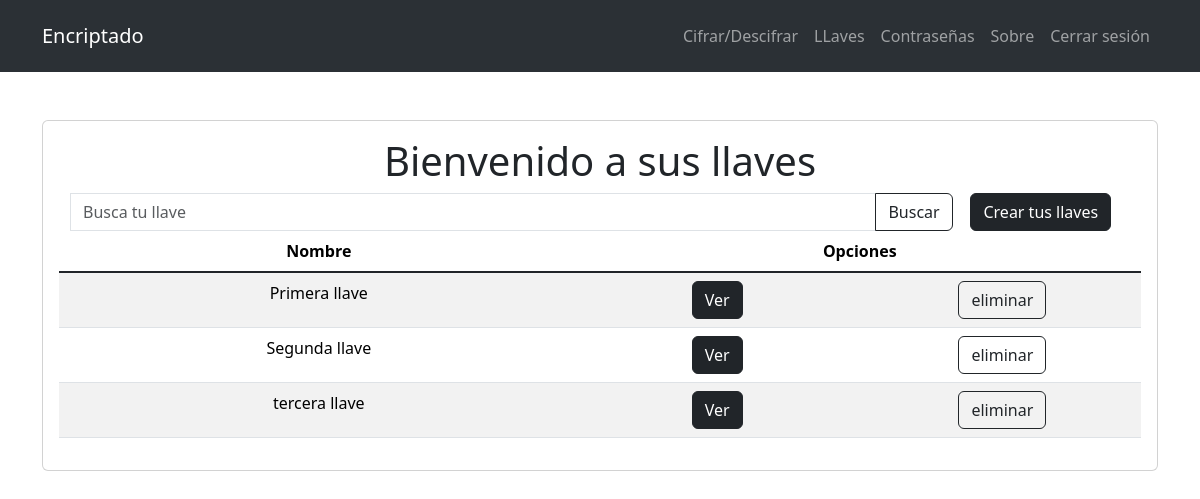
Page /keys/Keys_Page/ (signed in) on the earlier database version.
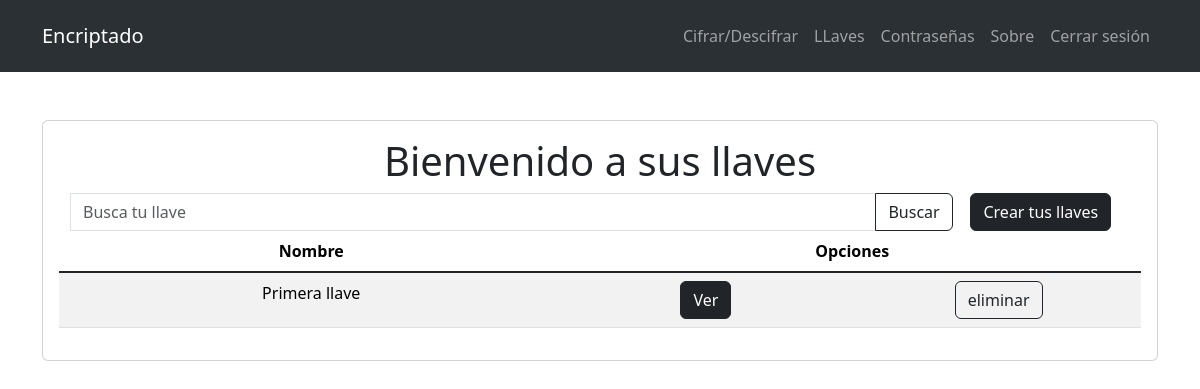
Same page on the later database version.
### core/Keys_Users/models.py (models this page shows)
class Keys_users(models.Model):
    user = models.ForeignKey(Users_EncrytedPage, on_delete=models.CASCADE)
    key_name = models.CharField(max_length=100)
    key_public = models.CharField(max_length=900)
    key_private = models.CharField(max_length=900)

### core/Keys_Users/views.py (the view, shortened to what this page needs)
# urls.py: path("Keys_Page/", views.keys_page, name="Keys_Page"),
@login_required
def keys_page(request):
    keys_users = Keys_users.objects.filter(user=request.user)
    cookie_pin = request.COOKIES.get("cookie_pin")
    master_key = Users.objects.get(username=request.user).master_key
    if request.method == "GET":
        if "form_find_key" in request.GET:
            keys_users = find_key(request)
        keys_users_exist = False if not keys_users else True
        master_key_exist = True if master_key else False
        return render(
            request,
            "Keys_page.html",
            {
                "keys_exist": keys_users_exist,
                "cookie": cookie_pin,
                "master_key_exist": master_key_exist,
                "keys": keys_users,
                "form": MasterKeyForm,
            },
        )

### core/Users_EncrytedPage/models.py (called while the page is built)
    def __str__(self):
        return self.username

### templates/Keys_page.html (shortened to what this page needs)
{% extends 'components/Encabezado.html' %}
{% load static %} {% block content %}
    <main class="container mt-5">
        <section class="card card-body">
            {% if keys_exist %}
                <h1 class="text-center">Bienvenido a sus llaves</h1>
                <form action="" method="get" name="form_find_key">
                    <div class="container overflow-hidden text-center">
                        <div class="row g-0">
                            <div class="col-sm-6 col-md-10">
                                <div class="input-group">
                                    <input type="text" class="form-control" name="search"
                                           placeholder="Busca tu llave"
                                           aria-label="Recipient's username" aria-describedby="button-addon2"
                                           autocomplete="off">
                                    <button class="btn btn-outline-dark" type="submit" id="button-addon2">Buscar
                                    </button>
                                </div>
                            </div>
                            <div class="col-6 col-md-2 ">
                                {% if cookie %}
                                    <a class="btn btn-dark" href="{% url 'CreateKeys_Page' %}">Crear
                                        tus llaves</a>
                                {% else %}
                                    <button class="btn btn-dark " type="button"
                                            data-bs-toggle="modal" data-bs-target="#staticBackdrop">
                                        Crear tus llaves
                                    </button>
                                {% endif %}
                            </div>
                        </div>
                    </div>
                </form>
                <table class="table table-striped text-center">
                    <thead>
                    <tr>
                        <th scope="col">Nombre</th>
                        <th scope="col">Opciones</th>
                    </tr>
                    </thead>
                    <tbody class="table-group-divider text-center">
                    {% for key in keys %}
                        <tr>
                            <td>{{ key.key_name }}</td>
                            <td>
                                <div class="row">
                                    <div class="col g-0">
                                        {% if cookie %}
                                            <a class="btn btn-dark"
                                               href="{% url 'KeyDetail_Page' key.id %}">Ver</a>
                                        {% else %}
                                            <button class="btn btn-dark" type="button"
                                                    data-bs-toggle="modal" data-bs-target="#staticBackdrop_detail_Key"
                                                    data-bs-id="{{ key.id }}">
                                                Ver
                                            </button>
                                        {% endif %}
                                    </div>
                                    <div class="col g-0">
                                        <form action="" method="post" id="form_delete_password">
                                            <button class="btn btn-outline-dark" type="submit">
                                                eliminar
                                            </button>
                                        </form>
                                    </div>
                                </div>
                            </td>
                        </tr>
                    {% endfor %}
                    </tbody>
                </table>
            {% endif %}
        </section>
    </main>
{% endblock %}

### templates/components/Encabezado.html (shortened to what this page needs)
{% load static %}
<!DOCTYPE html>
<html lang="es">
<head>
    <link rel="stylesheet" href="{% static 'style.css' %}"/>
    <link rel="stylesheet" href="https://cdn.jsdelivr.net/npm/bootstrap@5.3.2/dist/css/bootstrap.min.css"/>
    <link rel="stylesheet" href="https://cdn.jsdelivr.net/npm/bootstrap-icons@1.11.2/font/bootstrap-icons.min.css">
</head>
<body>
<div class="Encabezado">
    <nav class="navbar bg-dark navbar-expand-lg bg-body-tertiary p-3" data-bs-theme="dark" id="Encabezado">
        <div class="container">
            <a class="navbar-brand" href="{% url 'home' %}">Encriptado</a>
            <div class="collapse navbar-collapse" id="navbarNavDropdown">
                <ul class="navbar-nav ms-auto">
                    {% if user.is_authenticated %}
                        <li class="nav-item">
                            <a class="nav-link" href="{% url 'dec_cif' %}">Cifrar/Descifrar</a>
                        </li>
                        <li class="nav-item">
                            <a class="nav-link" href="{% url 'Keys_Page' %}">LLaves</a>
                        </li>
                        <li class="nav-item">
                            <a class="nav-link" href="{% url 'Passwords_Page' %}">Contraseñas</a>
                        </li>
                        <li class="nav-item">
                            <a class="nav-link" href="{% url 'about' %}">Sobre</a>
                        </li>
                        <li class="nav-item">
                            <a class="nav-link" href="{% url 'logout' %}">Cerrar sesión</a>
                        </li>
                    {% endif %}
                </ul>
            </div>
        </div>
    </nav>
</div>
{% block content %} {% endblock %}
</body>
</html>

### static/styles/style.css (style rules this page uses)
#form_delete_password { max-height: 38px; }

Differences in the rows shown:
removed Keys_users: key_name "Segunda llave"
removed Keys_users: key_name "tercera llave"
